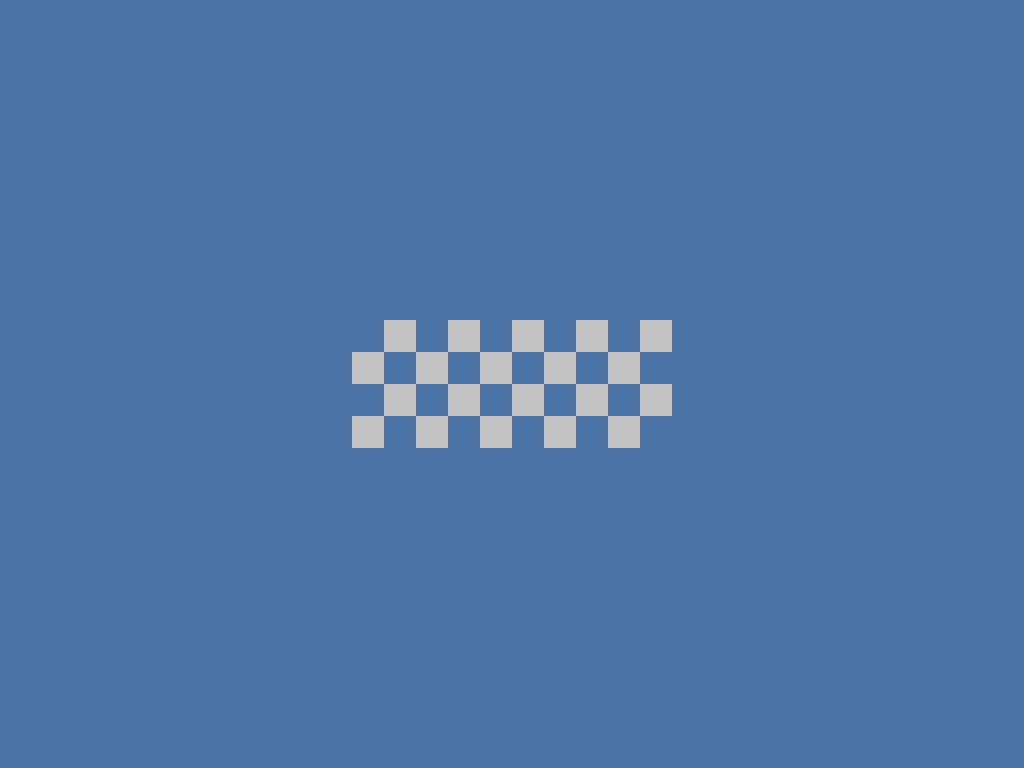

Rendered tile map (Tiled .tmx) drawn with the repository's tilesets; below, a short description and the full map source, tile grids included:
An orthogonal 32x24 tile map with 32x32 px tiles, 1 tile layer (floor), 2 tilesets and 10 objects (4x wall, 2x kill_ball, 2x kill_ball_nodes, spawn, exit).

<map version="1.0" tiledversion="1.1.4" orientation="orthogonal" renderorder="right-down" width="32" height="24" tilewidth="32" tileheight="32" infinite="0" nextobjectid="18">
 <properties>
  <property name="on_enter">local state = states.get_state("game")
local message = "Use WASD or arrow keys to move"
state.message_label:set_text(message)</property>
 </properties>
 <tileset firstgid="1" name="blue" tilewidth="32" tileheight="32" tilecount="1" columns="1">
  <image source="../graphics/blue.png" width="32" height="32" />
 </tileset>
 <tileset firstgid="2" name="white" tilewidth="32" tileheight="32" tilecount="1" columns="1">
  <image source="../graphics/white.png" width="32" height="32" />
 </tileset>
 <layer name="floor" width="32" height="24">
  <data encoding="csv">
1,1,1,1,1,1,1,1,1,1,1,1,1,1,1,1,1,1,1,1,1,1,1,1,1,1,1,1,1,1,1,1,
1,1,1,1,1,1,1,1,1,1,1,1,1,1,1,1,1,1,1,1,1,1,1,1,1,1,1,1,1,1,1,1,
1,1,1,1,1,1,1,1,1,1,1,1,1,1,1,1,1,1,1,1,1,1,1,1,1,1,1,1,1,1,1,1,
1,1,1,1,1,1,1,1,1,1,1,1,1,1,1,1,1,1,1,1,1,1,1,1,1,1,1,1,1,1,1,1,
1,1,1,1,1,1,1,1,1,1,1,1,1,1,1,1,1,1,1,1,1,1,1,1,1,1,1,1,1,1,1,1,
1,1,1,1,1,1,1,1,1,1,1,1,1,1,1,1,1,1,1,1,1,1,1,1,1,1,1,1,1,1,1,1,
1,1,1,1,1,1,1,1,1,1,1,1,1,1,1,1,1,1,1,1,1,1,1,1,1,1,1,1,1,1,1,1,
1,1,1,1,1,1,1,1,1,1,1,1,1,1,1,1,1,1,1,1,1,1,1,1,1,1,1,1,1,1,1,1,
1,1,1,1,1,1,1,1,1,1,1,1,1,1,1,1,1,1,1,1,1,1,1,1,1,1,1,1,1,1,1,1,
1,1,1,1,1,1,1,1,1,1,1,1,1,1,1,1,1,1,1,1,1,1,1,1,1,1,1,1,1,1,1,1,
1,1,1,1,1,1,1,1,1,1,1,1,2,1,2,1,2,1,2,1,2,1,1,1,1,1,1,1,1,1,1,1,
1,1,1,1,1,1,1,1,1,1,1,2,1,2,1,2,1,2,1,2,1,1,1,1,1,1,1,1,1,1,1,1,
1,1,1,1,1,1,1,1,1,1,1,1,2,1,2,1,2,1,2,1,2,1,1,1,1,1,1,1,1,1,1,1,
1,1,1,1,1,1,1,1,1,1,1,2,1,2,1,2,1,2,1,2,1,1,1,1,1,1,1,1,1,1,1,1,
1,1,1,1,1,1,1,1,1,1,1,1,1,1,1,1,1,1,1,1,1,1,1,1,1,1,1,1,1,1,1,1,
1,1,1,1,1,1,1,1,1,1,1,1,1,1,1,1,1,1,1,1,1,1,1,1,1,1,1,1,1,1,1,1,
1,1,1,1,1,1,1,1,1,1,1,1,1,1,1,1,1,1,1,1,1,1,1,1,1,1,1,1,1,1,1,1,
1,1,1,1,1,1,1,1,1,1,1,1,1,1,1,1,1,1,1,1,1,1,1,1,1,1,1,1,1,1,1,1,
1,1,1,1,1,1,1,1,1,1,1,1,1,1,1,1,1,1,1,1,1,1,1,1,1,1,1,1,1,1,1,1,
1,1,1,1,1,1,1,1,1,1,1,1,1,1,1,1,1,1,1,1,1,1,1,1,1,1,1,1,1,1,1,1,
1,1,1,1,1,1,1,1,1,1,1,1,1,1,1,1,1,1,1,1,1,1,1,1,1,1,1,1,1,1,1,1,
1,1,1,1,1,1,1,1,1,1,1,1,1,1,1,1,1,1,1,1,1,1,1,1,1,1,1,1,1,1,1,1,
1,1,1,1,1,1,1,1,1,1,1,1,1,1,1,1,1,1,1,1,1,1,1,1,1,1,1,1,1,1,1,1,
1,1,1,1,1,1,1,1,1,1,1,1,1,1,1,1,1,1,1,1,1,1,1,1,1,1,1,1,1,1,1,1
</data>
 </layer>
 <objectgroup name="entities">
  <object id="4" type="wall" x="320" y="288" width="384" height="32" />
  <object id="6" type="wall" x="320" y="448" width="384" height="32" />
  <object id="7" type="wall" x="320" y="320" width="32" height="128" />
  <object id="8" type="wall" x="672" y="320" width="32" height="128" />
  <object id="9" type="spawn" x="352" y="320" width="32" height="128" />
  <object id="10" type="exit" x="640" y="320" width="32" height="128">
   <properties>
    <property name="map_name" value="two" />
   </properties>
  </object>
  <object id="12" type="kill_ball" x="544" y="416" width="32" height="32">
   <properties>
    <property name="path" value="15" />
    <property name="speed" type="int" value="12" />
   </properties>
  </object>
  <object id="15" type="kill_ball_nodes" x="544" y="320" width="32" height="32" />
  <object id="16" type="kill_ball" x="448" y="320" width="32" height="32">
   <properties>
    <property name="path" value="17" />
    <property name="speed" type="int" value="12" />
   </properties>
  </object>
  <object id="17" type="kill_ball_nodes" x="448" y="416" width="32" height="32" />
 </objectgroup>
</map>
